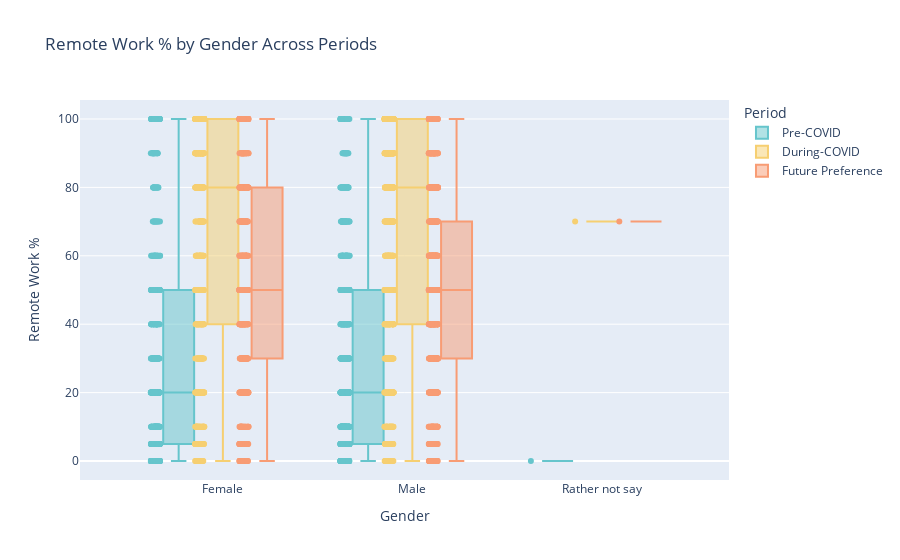

This figure's notebook cell:
### Code cell
# Gender x Remote Work
fig_gender = px.box(
    viz_long,
    x="gender",
    y="remote_pct",
    color="period",
    points="all",
    title="Remote Work % by Gender Across Periods",
    labels={"gender": "Gender", "remote_pct": "Remote Work %", "period": "Period"},
    color_discrete_sequence=px.colors.qualitative.Pastel
)
fig_gender.show()

### Figure 1 — Plotly figure (JSON) as saved in the notebook; plotly's stock layout.template omitted (floating-point values rounded to 4 significant figures; data arrays with more than 128 entries replaced by an {"elided": "..."} marker saying what was removed)
{"data": [{"alignmentgroup": "True", "boxpoints": "all", "hovertemplate": "Period=Pre-COVID<br>Gender=%{x}<br>Remote Work %=%{y}<extra></extra>", "legendgroup": "Pre-COVID", "marker": {"color": "rgb(102, 197, 204)"}, "name": "Pre-COVID", "notched": false, "offsetgroup": "Pre-COVID", "orientation": "v", "showlegend": true, "type": "box", "x": {"elided": "1371 str values"}, "x0": " ", "xaxis": "x", "y": {"elided": "1371 float values"}, "y0": " ", "yaxis": "y"}, {"alignmentgroup": "True", "boxpoints": "all", "hovertemplate": "Period=During-COVID<br>Gender=%{x}<br>Remote Work %=%{y}<extra></extra>", "legendgroup": "During-COVID", "marker": {"color": "rgb(246, 207, 113)"}, "name": "During-COVID", "notched": false, "offsetgroup": "During-COVID", "orientation": "v", "showlegend": true, "type": "box", "x": {"elided": "1371 str values"}, "x0": " ", "xaxis": "x", "y": {"elided": "1371 float values"}, "y0": " ", "yaxis": "y"}, {"alignmentgroup": "True", "boxpoints": "all", "hovertemplate": "Period=Future Preference<br>Gender=%{x}<br>Remote Work %=%{y}<extra></extra>", "legendgroup": "Future Preference", "marker": {"color": "rgb(248, 156, 116)"}, "name": "Future Preference", "notched": false, "offsetgroup": "Future Preference", "orientation": "v", "showlegend": true, "type": "box", "x": {"elided": "1371 str values"}, "x0": " ", "xaxis": "x", "y": {"elided": "1371 float values"}, "y0": " ", "yaxis": "y"}], "layout": {"boxmode": "group", "legend": {"title": {"text": "Period"}, "tracegroupgap": 0}, "title": {"text": "Remote Work % by Gender Across Periods"}, "xaxis": {"anchor": "y", "domain": [0, 1], "title": {"text": "Gender"}}, "yaxis": {"anchor": "x", "domain": [0, 1], "title": {"text": "Remote Work %"}}}}
